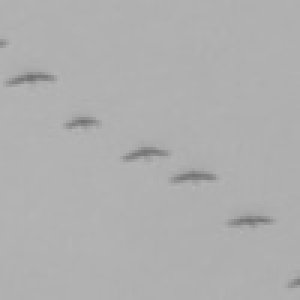
#> input picture lab_06/bird_miniatures/E0089_TR0005_OB2257_T01_M13.jpg, 100 x 100 px (shown 3 times larger); its folder holds 3 pictures in this run
$ python zad_03.py
#> lines starting #> are read from the running program, lines starting #| are printed output that depends on the picture; after the words box and inside, x2 and y2 are one past the last pixel; in counts of white or black regions, pixels touching at a corner belong together
import os

import cv2


def count_birds(image):
    # Binaryzacja adaptacyjna
    binary_image = cv2.adaptiveThreshold(
        image, 255, cv2.ADAPTIVE_THRESH_MEAN_C, cv2.THRESH_BINARY_INV, 11, 2
    )

    # Znalezienie konturów
    contours, _ = cv2.findContours(
        binary_image, cv2.RETR_EXTERNAL, cv2.CHAIN_APPROX_SIMPLE
    )

    # Liczenie konturów, które są wystarczająco duże (potencjalne ptaki)
    bird_count = 0
    for contour in contours:
        area = cv2.contourArea(contour)
        if 4 < area < 60:  # Zakładamy, że ptak ma powierzchnię między 100 a 500 pikseli
            bird_count += 1

    return bird_count


# Ścieżka do folderu z obrazami
folder_path = "bird_miniatures/"

# Iteracja przez wszystkie pliki w folderze
for filename in os.listdir(folder_path):
    if filename.endswith(".jpg") or filename.endswith(
        ".png"
    ):  # Upewnij się, że wczytujemy tylko obrazy
        image_path = os.path.join(folder_path, filename)
        image = cv2.imread(image_path, cv2.IMREAD_GRAYSCALE)
#> image is the input picture: shape (100, 100); min 112, max 181, mean 175.2

        bird_count = count_birds(image)
#> in count_birds, `binary_image = cv2.adaptiveThreshold( image, 255, cv2.ADAPTIVE_THRESH_..`:
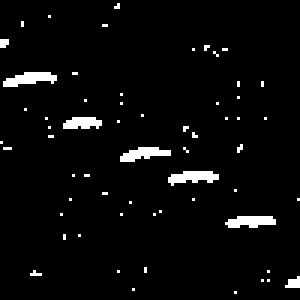
#> binary_image: shape (100, 100) (shown 3 times larger); 3.6% white; 60 white regions (55 under 20 px)
#> in count_birds, `contours, _ = cv2.findContours( binary_image, cv2.RETR_EXTERNAL, cv2.C..`: contours = 60 contours, 55 with area under 20; largest, box (x1, y1, x2, y2) and area: (1, 24, 19, 29) 38, (56, 57, 73, 62) 36, (75, 72, 92, 76) 34, (40, 49, 57, 54) 33, (21, 39, 34, 43) 28
#> the loop in count_birds, `for contour in contours:` made 60 passes
#> area on passes 12, 25, 27, 39, 51: 34.5, 36, 33, 28, 38
#> after the loop in count_birds, `for contour in contours:`: bird_count = 6
#> bird_count = 6
        print(f"{filename}: {bird_count} birds")
#| E0089_TR0005_OB2257_T01_M13.jpg: 6 birds
#> pass 2 of the loop `for filename in os.listdir(folder_path):`:
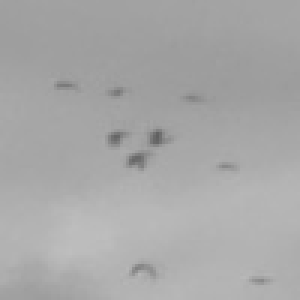
#> input picture lab_06/bird_miniatures/E0418_TR0000_OB1797_T01_M04.jpg, 100 x 100 px (shown 3 times larger)
#> image is the input picture: shape (100, 100); min 96, max 190, mean 167.9
#> in count_birds (call 2), `binary_image = cv2.adaptiveThreshold( image, 255, cv2.ADAPTIVE_THRESH_..`:
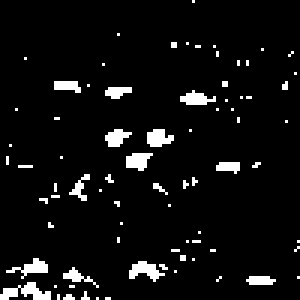
#> binary_image: shape (100, 100) (shown 3 times larger); 5.8% white; 78 white regions (65 under 20 px)
#> contours = 78 contours, 71 with area under 20; largest, box (x1, y1, x2, y2) and area: (0, 94, 17, 100) 34, (43, 87, 55, 94) 30, (49, 43, 58, 49) 27, (42, 51, 51, 57) 26, (35, 43, 44, 49) 24, (60, 30, 72, 35) 23, (2, 86, 16, 93) 22
#> the loop in count_birds (call 2), `for contour in contours:` made 78 passes
#> area on passes 8, 15, 17, 45, 48, 49, 59: 33.5, 30, 22, 26.5, 27, 23.5, 23
#> after the loop in count_birds (call 2), `for contour in contours:`: bird_count = 13
#| E0418_TR0000_OB1797_T01_M04.jpg: 13 birds
#> pass 3 of the loop `for filename in os.listdir(folder_path):`:
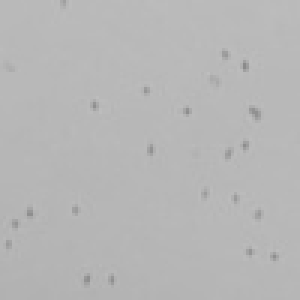
#> input picture lab_06/bird_miniatures/E0453_TR0001_OB0564_T01_M02.jpg, 100 x 100 px (shown 3 times larger)
#> image is the input picture: shape (100, 100); min 138, max 190, mean 182.7
#> in count_birds (call 3), `binary_image = cv2.adaptiveThreshold( image, 255, cv2.ADAPTIVE_THRESH_..`:
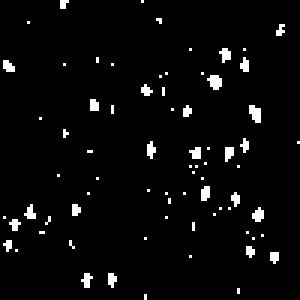
#> binary_image: shape (100, 100) (shown 3 times larger); 3.5% white in thin lines or dots
#> contours = 74 contours, all with area under 20
#> the loop in count_birds (call 3), `for contour in contours:` made 74 passes
#> (contour, area) on passes 1, 2, 5, 7, 9, 11, 12, 13: ([[48, 98], [48, 99]], 0), ([[79, 96], [79, 97]], 0), ([[63, 85]], 0), ([[5, 83]], 0), ([[23, 80], [23, 81], [24, 82], [23, 81]], 0), ([[84, 79]], 0), ([[48, 79]], 0), ([[87, 78]], 0)
#> after the loop in count_birds (call 3), `for contour in contours:`: bird_count = 21
#| E0453_TR0001_OB0564_T01_M02.jpg: 21 birds
